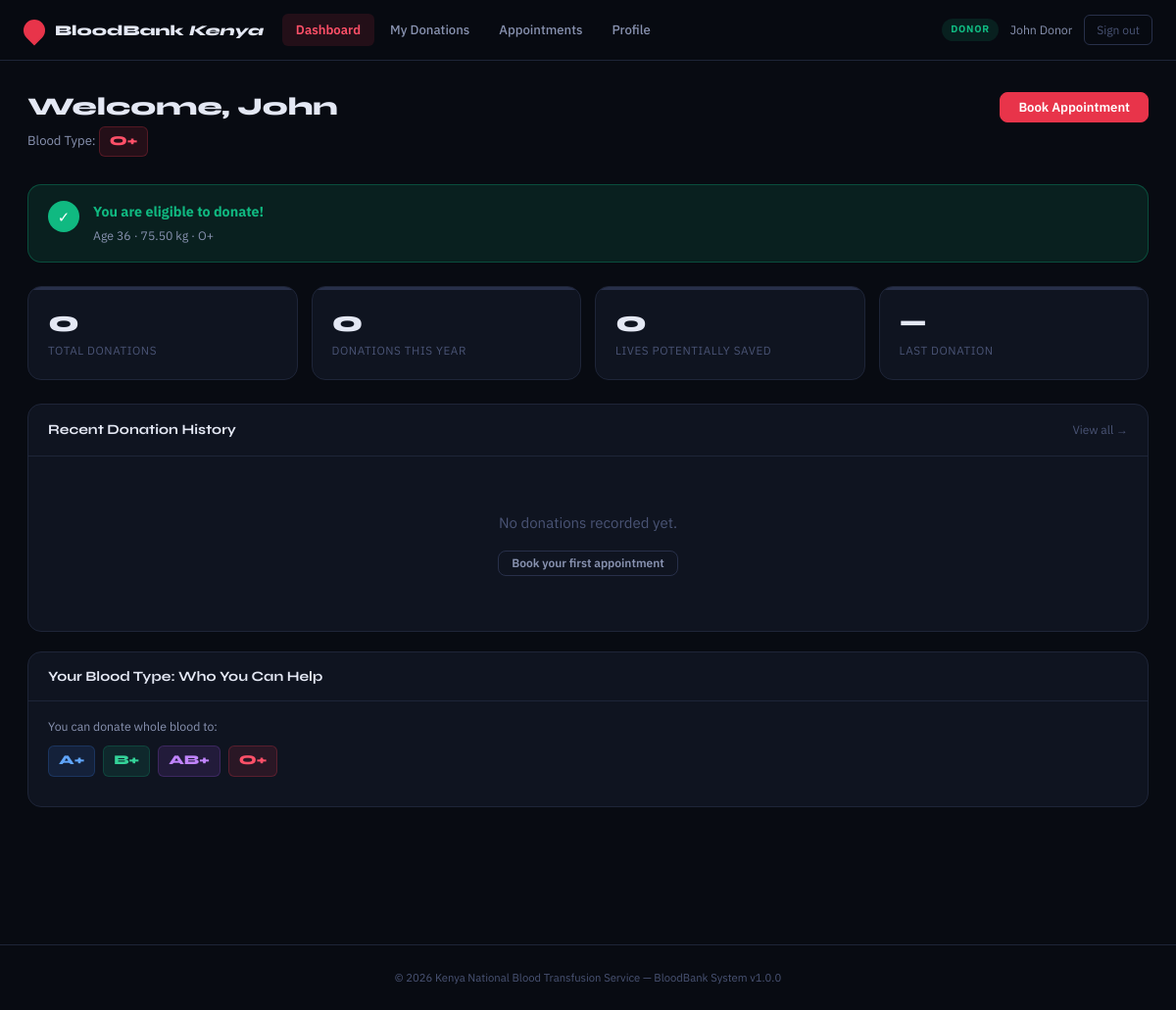
The page /donor/dashboard (signed in) on the database its author committed.
### tables this page shows
CREATE TABLE donors (
    id INT AUTO_INCREMENT PRIMARY KEY,
    user_id INT NOT NULL,
    national_id VARCHAR(20) UNIQUE NOT NULL,
    phone VARCHAR(20),
    date_of_birth DATE NOT NULL,
    gender ENUM('male', 'female', 'other') NOT NULL,
    blood_type ENUM('A+', 'A-', 'B+', 'B-', 'AB+', 'AB-', 'O+', 'O-') NOT NULL,
    weight_kg DECIMAL(5,2),
    county VARCHAR(100),
    town VARCHAR(100),
    medical_notes TEXT,
    is_eligible BOOLEAN DEFAULT TRUE,
    deferral_until DATE NULL,
    deferral_reason VARCHAR(255),
    created_at TIMESTAMP DEFAULT CURRENT_TIMESTAMP,
    updated_at TIMESTAMP DEFAULT CURRENT_TIMESTAMP ON UPDATE CURRENT_TIMESTAMP,
    FOREIGN KEY (user_id) REFERENCES users(id) ON DELETE CASCADE
);

CREATE TABLE users (
    id INT AUTO_INCREMENT PRIMARY KEY,
    name VARCHAR(255) NOT NULL,
    email VARCHAR(255) UNIQUE NOT NULL,
    password_hash VARCHAR(255) NOT NULL,
    role ENUM('donor', 'staff', 'hospital') NOT NULL,
    created_at TIMESTAMP DEFAULT CURRENT_TIMESTAMP,
    updated_at TIMESTAMP DEFAULT CURRENT_TIMESTAMP ON UPDATE CURRENT_TIMESTAMP
);

### app/controllers/DonorController.php (called while the page is built, shortened)
<?php
class DonorController
{
    private DonorModel    $donors;
    public function __construct()
    {
        $this->donors    = new DonorModel();
    }
    public function dashboard(array $p = []): void
    {
        $donor       = $this->donors->findByUserId(Auth::id());
        $history     = $this->donors->getDonationHistory($donor['id']);
        $lastDonation= $this->donors->getLastDonation($donor['id']);
        $yearCount   = $this->donors->countDonationsThisYear($donor['id']);
        $eligibility = DonorEligibility::check($donor, $lastDonation ?: null);
        require BASE_PATH . '/app/views/donor/Dashboard.php';
    }
}

### public/index.php (called while the page is built, shortened)
<?php
spl_autoload_register(function (string $class): void {
    $paths = [
        BASE_PATH . '/app/core/'             . $class . '.php',
        BASE_PATH . '/app/models/'       . $class . '.php',
        BASE_PATH . '/app/controllers/'  . $class . '.php',
        BASE_PATH . '/app/middleware/'   . $class . '.php',
    ];
    foreach ($paths as $path) {
        if (file_exists($path)) {
            return;
        }
    }
});
$router = new Router();
$method = $_SERVER['REQUEST_METHOD'];
$uri = parse_url($_SERVER['REQUEST_URI'], PHP_URL_PATH) ?: '/';
$uri = str_replace('/BLOODBANK-SYSTEM', '', $uri);
$uri = str_replace('/public', '', $uri);
$uri = str_replace('/index.php', '', $uri);
$router->dispatch($method, $uri);

### app/middleware/Auth.php (called while the page is built, shortened)
<?php
class Auth
{
    public static function user(): ?array
    {
        return $_SESSION['user'] ?? null;
    }
    public static function role(): ?string
    {
        return $_SESSION['user']['role'] ?? null;
    }
    public static function id(): ?int
    {
        return isset($_SESSION['user_id']) ? (int)$_SESSION['user_id'] : null;
    }
}

### app/models/DonorModel.php (called while the page is built, shortened)
<?php
class DonorModel
{
    private PDO $db;
    public function __construct() { $this->db = Database::getInstance(); }
    public function findByUserId(int $userId): array|false
    {
        $s = $this->db->prepare('SELECT d.*, u.name, u.email FROM donors d JOIN users u ON d.user_id=u.id WHERE d.user_id=?');
        $s->execute([$userId]);
        return $s->fetch();
    }
    public function getDonationHistory(int $donorId): array
    {
        $s = $this->db->prepare('SELECT don.*, GROUP_CONCAT(bu.unit_code) as unit_codes FROM donations don LEFT JOIN blood_units bu ON bu.donation_id=don.id WHERE don.donor_id=? GROUP BY don.id ORDER BY don.donation_date DESC');
        $s->execute([$donorId]);
        return $s->fetchAll();
    }
    public function getLastDonation(int $donorId): array|false
    {
        $s = $this->db->prepare('SELECT * FROM donations WHERE donor_id=? AND status="completed" ORDER BY donation_date DESC LIMIT 1');
        $s->execute([$donorId]);
        return $s->fetch();
    }
    public function countDonationsThisYear(int $donorId): int
    {
        $s = $this->db->prepare('SELECT COUNT(*) FROM donations WHERE donor_id=? AND YEAR(donation_date)=YEAR(CURDATE()) AND status="completed"');
        $s->execute([$donorId]);
        return (int)$s->fetchColumn();
    }
}

### app/config/database.php (called while the page is built)
<?php
return [
    'host'     => $_ENV['DB_HOST'] ?? 'localhost',
    'port'     => $_ENV['DB_PORT'] ?? '3306',
    'dbname'   => $_ENV['DB_NAME'] ?? 'bloodbank_system',
    'username' => $_ENV['DB_USER'] ?? 'root',
    'password' => $_ENV['DB_PASS'] ?? '',
    'charset'  => 'utf8mb4',
    'options'  => [
        PDO::ATTR_ERRMODE            => PDO::ERRMODE_EXCEPTION,
        PDO::ATTR_DEFAULT_FETCH_MODE => PDO::FETCH_ASSOC,
        PDO::ATTR_EMULATE_PREPARES   => false,
    ],
];

### app/core/Database.php (called while the page is built, shortened)
<?php
class Database
{
    private static ?PDO $instance = null;
    public static function getInstance(): PDO
    {
        if (self::$instance === null) {
            $cfg = require BASE_PATH . '/app/config/database.php';
            $dsn = "mysql:host={$cfg['host']};port={$cfg['port']};dbname={$cfg['dbname']};charset={$cfg['charset']}";
            try {
                self::$instance = new PDO($dsn, $cfg['username'], $cfg['password'], $cfg['options']);
            } catch (PDOException $e) {
                error_log('DB Error: ' . $e->getMessage());
                http_response_code(500);
                die(include BASE_PATH . '/app/views/shared/500.php');
            }
        }
        return self::$instance;
    }
}

### app/middleware/DonorEligibility.php (called while the page is built, shortened)
<?php
class DonorEligibility
{
    public static function check(array $donor, ?array $lastDonation = null, string $component = 'whole_blood'): array
    {
        $reasons = [];
        $deferredUntil = null;
        $dob = new DateTime($donor['date_of_birth']);
        $age = (int)(new DateTime())->diff($dob)->y;
        return [
            'eligible'      => empty($reasons),
            'reasons'       => $reasons,
            'deferred_until'=> $deferredUntil,
            'age'           => $age,
        ];
    }
}

### app/middleware/BloodCompatibility.php (called while the page is built, shortened)
<?php
class BloodCompatibility
{
    public static function allTypes(): array
    {
        return ['A+', 'A-', 'B+', 'B-', 'AB+', 'AB-', 'O+', 'O-'];
    }
}

### app/views/donor/Dashboard.php (the view, shortened to what this page needs)
<?php require BASE_PATH . '/app/views/partials/header.php'; ?>
<div class="page-wrap">
  <div class="page-header">
    <div>
      <h1 class="page-title">Welcome, <?= htmlspecialchars(explode(' ', $donor['name'])[0]) ?></h1>
      <p class="page-sub">Blood Type: <strong class="blood-badge blood-badge--<?= strtolower(str_replace(['+','-'],['p','n'],$donor['blood_type'])) ?>"><?= $donor['blood_type'] ?></strong></p>
    </div>
    <a href="<?= BASE_URL ?>/donor/appointments/book" class="btn btn--primary">Book Appointment</a>
  </div>
  <div class="elig-banner elig-banner--<?= $eligibility['eligible'] ? 'ok' : 'defer' ?>">
    <div class="elig-banner__icon"><?= $eligibility['eligible'] ? '✓' : '⏸' ?></div>
    <div class="elig-banner__body">
      <?php if ($eligibility['eligible']): ?>
        <strong>You are eligible to donate!</strong>
        <span>Age <?= $eligibility['age'] ?> &middot; <?= $donor['weight_kg'] ?> kg &middot; <?= $donor['blood_type'] ?></span>
      <?php endif; ?>
    </div>
  </div>
  <div class="stats-row">
    <div class="stat-card">
      <span class="stat-card__num"><?= count($history) ?></span>
      <span class="stat-card__label">Total Donations</span>
    </div>
    <div class="stat-card">
      <span class="stat-card__num"><?= $yearCount ?></span>
      <span class="stat-card__label">Donations This Year</span>
    </div>
    <div class="stat-card">
      <span class="stat-card__num"><?= count($history) * 3 ?></span>
      <span class="stat-card__label">Lives Potentially Saved</span>
    </div>
    <div class="stat-card">
      <span class="stat-card__num"><?= $lastDonation ? date('d M Y', strtotime($lastDonation['donation_date'])) : '—' ?></span>
      <span class="stat-card__label">Last Donation</span>
    </div>
  </div>
  <div class="card">
    <div class="card__head">
      <h2 class="card__title">Recent Donation History</h2>
      <a href="<?= BASE_URL ?>/donor/history" class="link-more">View all &rarr;</a>
    </div>
    <?php if (empty($history)): ?>
    <div class="empty-state">
      <p>No donations recorded yet.</p>
      <a href="<?= BASE_URL ?>/donor/appointments/book" class="btn btn--ghost btn--sm">Book your first appointment</a>
    </div>
    <?php endif; ?>
  </div>
  <div class="card">
    <div class="card__head"><h2 class="card__title">Your Blood Type: Who You Can Help</h2></div>
    <div class="compat-info">
      <?php
      $canDonateToTypes = [];
      foreach(BloodCompatibility::allTypes() as $type) {
        if(BloodCompatibility::isCompatible($donor['blood_type'], $type)) $canDonateToTypes[] = $type;
      }
      ?>
      <div class="compat-block">
        <p class="compat-block__label">You can donate whole blood to:</p>
        <div class="compat-badges">
          <?php foreach($canDonateToTypes as $t): ?>
          <span class="blood-badge blood-badge--<?= strtolower(str_replace(['+','-'],['p','n'],$t)) ?>"><?= $t ?></span>
          <?php endforeach; ?>
        </div>
      </div>
    </div>
  </div>
</div>
<?php require BASE_PATH . '/app/views/partials/footer.php'; ?>

### app/core/Router.php (shortened to what this page needs)
<?php
class Router
{
    private array $routes = [];
    private function add(string $method, string $path, array|callable $handler): void
    {
        $pattern = preg_replace('#:([a-zA-Z_]+)#', '(?P<$1>[^/]+)', $path);
        $this->routes[] = ['method' => $method, 'pattern' => "#^{$pattern}$#", 'handler' => $handler];
    }
    public function dispatch(string $method, string $uri): void
    {
        $uri = strtok($uri, '?');
        $uri = rtrim($uri, '/') ?: '/';
        foreach ($this->routes as $route) {
            if ($route['method'] !== $method) continue;
            if (preg_match($route['pattern'], $uri, $m)) {
                $params = array_filter($m, 'is_string', ARRAY_FILTER_USE_KEY);
                $h = $route['handler'];
                [$class, $action] = $h;
                (new $class())->$action($params);
                return;
            }
        }
    }
}

### app/views/partials/header.php (shortened to what this page needs)
<!DOCTYPE html>
<html lang="en">
<head>
  <link rel="stylesheet" href="<?= BASE_URL ?>/assets/css/main.css">
</head>
<body class="<?= $bodyClass ?? '' ?>" data-role="<?= htmlspecialchars(Auth::role() ?? 'guest') ?>">
<?php
$role      = Auth::role();
$user      = Auth::user();
$navLinks  = match($role) {
    'donor'    => ['/donor/dashboard'=>'Dashboard','/donor/history'=>'My Donations','/donor/appointments'=>'Appointments','/donor/profile'=>'Profile'],
    'staff'    => ['/staff/dashboard'=>'Dashboard','/staff/inventory'=>'Inventory','/staff/donors'=>'Donors','/staff/requests'=>'Requests'],
    'hospital' => ['/hospital/dashboard'=>'Dashboard','/hospital/request'=>'Request Blood','/hospital/requests'=>'My Requests','/hospital/stock'=>'Availability'],
    default    => [],
};
$currentPath = parse_url($_SERVER['REQUEST_URI'], PHP_URL_PATH);
?>
<header class="topbar">
  <a href="<?= match($role){ 'staff'=>'/staff/dashboard','hospital'=>'/hospital/dashboard',default=>'/donor/dashboard' } ?>" class="topbar__brand">
    <span class="brand-drop"></span>
    <span class="brand-text">BloodBank <em>Kenya</em></span>
  </a>
  <nav class="topbar__nav">
    <?php foreach ($navLinks as $href => $label): ?>
    <a href="<?= $href ?>" class="topbar__link <?= str_starts_with($currentPath, $href) && $href !== '/donor/dashboard' || $currentPath === $href ? 'is-active' : '' ?>">
      <?= $label ?>
    </a>
    <?php endforeach; ?>
  </nav>
  <div class="topbar__right">
    <span class="role-badge role-badge--<?= $role ?>"><?= ucfirst($role ?? '') ?></span>
    <span class="topbar__user"><?= htmlspecialchars($user['name'] ?? '') ?></span>
    <a href="<?= BASE_URL ?>/logout" class="topbar__logout">Sign out</a>
  </div>
</header>
<main class="main-content">

### rows shown on the page
donors: user.name "John Donor", user.name "John", blood_type "O+", date_of_birth "36", weight_kg "75.50"

### other values the page prints
$label "Dashboard"
$label "My Donations"
$label "Appointments"
$label "Profile"
count($history) "0"
$yearCount "0"
count($history) * 3 "0"
$t "A+"
$t "B+"
$t "AB+"
$t "O+"
